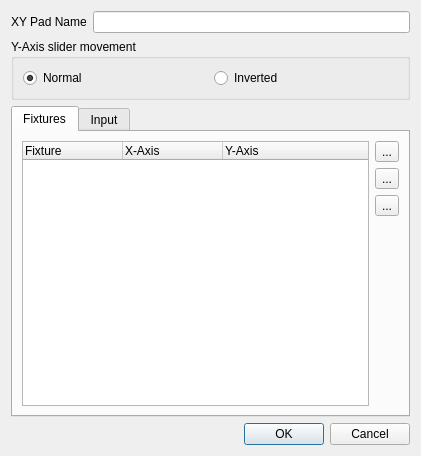
<?xml version="1.0" encoding="UTF-8"?>
<ui version="4.0">
 <class>VCXYPadProperties</class>
 <widget class="QDialog" name="VCXYPadProperties">
  <property name="geometry">
   <rect>
    <x>0</x>
    <y>0</y>
    <width>421</width>
    <height>456</height>
   </rect>
  </property>
  <property name="windowTitle">
   <string>XY Pad Properties</string>
  </property>
  <layout class="QGridLayout" name="gridLayout_2">
   <item row="2" column="0" colspan="2">
    <widget class="QTabWidget" name="m_tab">
     <property name="currentIndex">
      <number>0</number>
     </property>
     <widget class="QWidget" name="fixtures">
      <attribute name="title">
       <string>Fixtures</string>
      </attribute>
      <layout class="QGridLayout" name="gridLayout">
       <item row="0" column="0" rowspan="4">
        <widget class="QTreeWidget" name="m_tree">
         <property name="toolTip">
          <string>List of fixtures that are controlled by this pad</string>
         </property>
         <property name="showDropIndicator" stdset="0">
          <bool>false</bool>
         </property>
         <property name="alternatingRowColors">
          <bool>true</bool>
         </property>
         <property name="selectionMode">
          <enum>QAbstractItemView::ExtendedSelection</enum>
         </property>
         <property name="rootIsDecorated">
          <bool>false</bool>
         </property>
         <property name="itemsExpandable">
          <bool>false</bool>
         </property>
         <property name="allColumnsShowFocus">
          <bool>true</bool>
         </property>
         <property name="expandsOnDoubleClick">
          <bool>false</bool>
         </property>
         <column>
          <property name="text">
           <string>Fixture</string>
          </property>
         </column>
         <column>
          <property name="text">
           <string>X-Axis</string>
          </property>
         </column>
         <column>
          <property name="text">
           <string>Y-Axis</string>
          </property>
         </column>
        </widget>
       </item>
       <item row="0" column="1">
        <widget class="QToolButton" name="m_addButton">
         <property name="toolTip">
          <string>Add fixture(s) to the pad</string>
         </property>
         <property name="text">
          <string notr="true">...</string>
         </property>
         <property name="icon">
          <iconset resource="qlcui.qrc">
           <normaloff>:/edit_add.png</normaloff>:/edit_add.png</iconset>
         </property>
         <property name="iconSize">
          <size>
           <width>32</width>
           <height>32</height>
          </size>
         </property>
        </widget>
       </item>
       <item row="1" column="1">
        <widget class="QToolButton" name="m_removeButton">
         <property name="toolTip">
          <string>Remove selected fixture(s) from the pad</string>
         </property>
         <property name="text">
          <string notr="true">...</string>
         </property>
         <property name="icon">
          <iconset resource="qlcui.qrc">
           <normaloff>:/edit_remove.png</normaloff>:/edit_remove.png</iconset>
         </property>
         <property name="iconSize">
          <size>
           <width>32</width>
           <height>32</height>
          </size>
         </property>
        </widget>
       </item>
       <item row="2" column="1">
        <widget class="QToolButton" name="m_editButton">
         <property name="toolTip">
          <string>Edit the selected fixture's axis</string>
         </property>
         <property name="text">
          <string notr="true">...</string>
         </property>
         <property name="icon">
          <iconset resource="qlcui.qrc">
           <normaloff>:/edit.png</normaloff>:/edit.png</iconset>
         </property>
         <property name="iconSize">
          <size>
           <width>32</width>
           <height>32</height>
          </size>
         </property>
        </widget>
       </item>
       <item row="3" column="1">
        <spacer name="verticalSpacer">
         <property name="orientation">
          <enum>Qt::Vertical</enum>
         </property>
         <property name="sizeHint" stdset="0">
          <size>
           <width>20</width>
           <height>142</height>
          </size>
         </property>
        </spacer>
       </item>
      </layout>
     </widget>
     <widget class="QWidget" name="input">
      <attribute name="title">
       <string>Input</string>
      </attribute>
      <layout class="QVBoxLayout" name="verticalLayout">
       <item>
        <widget class="QGroupBox" name="groupBox">
         <property name="title">
          <string>Pan / Horizontal Axis</string>
         </property>
         <layout class="QGridLayout" name="gridLayout_3">
          <item row="0" column="0">
           <widget class="QLabel" name="m_panUniverseLabel">
            <property name="text">
             <string>Input universe</string>
            </property>
           </widget>
          </item>
          <item row="0" column="1" colspan="3">
           <widget class="QLineEdit" name="m_panUniverseEdit">
            <property name="readOnly">
             <bool>true</bool>
            </property>
           </widget>
          </item>
          <item row="1" column="0">
           <widget class="QLabel" name="m_panChannelLabel">
            <property name="text">
             <string>Input channel</string>
            </property>
           </widget>
          </item>
          <item row="1" column="1" colspan="3">
           <widget class="QLineEdit" name="m_panChannelEdit">
            <property name="readOnly">
             <bool>true</bool>
            </property>
           </widget>
          </item>
          <item row="2" column="0" colspan="2">
           <spacer name="horizontalSpacer">
            <property name="orientation">
             <enum>Qt::Horizontal</enum>
            </property>
            <property name="sizeHint" stdset="0">
             <size>
              <width>170</width>
              <height>20</height>
             </size>
            </property>
           </spacer>
          </item>
          <item row="2" column="2">
           <widget class="QPushButton" name="m_panAutoDetectButton">
            <property name="text">
             <string>Auto Detect</string>
            </property>
            <property name="checkable">
             <bool>true</bool>
            </property>
           </widget>
          </item>
          <item row="2" column="3">
           <widget class="QPushButton" name="m_panChooseButton">
            <property name="text">
             <string>Choose...</string>
            </property>
           </widget>
          </item>
         </layout>
        </widget>
       </item>
       <item>
        <widget class="QGroupBox" name="groupBox_2">
         <property name="title">
          <string>Tilt / Vertical Axis</string>
         </property>
         <layout class="QGridLayout" name="gridLayout_4">
          <item row="0" column="0">
           <widget class="QLabel" name="m_tiltUniverseLabel">
            <property name="text">
             <string>Input universe</string>
            </property>
           </widget>
          </item>
          <item row="0" column="1" colspan="3">
           <widget class="QLineEdit" name="m_tiltUniverseEdit">
            <property name="readOnly">
             <bool>true</bool>
            </property>
           </widget>
          </item>
          <item row="1" column="0">
           <widget class="QLabel" name="m_tiltChannelLabel">
            <property name="text">
             <string>Input channel</string>
            </property>
           </widget>
          </item>
          <item row="1" column="1" colspan="3">
           <widget class="QLineEdit" name="m_tiltChannelEdit">
            <property name="readOnly">
             <bool>true</bool>
            </property>
           </widget>
          </item>
          <item row="2" column="0" colspan="2">
           <spacer name="horizontalSpacer_2">
            <property name="orientation">
             <enum>Qt::Horizontal</enum>
            </property>
            <property name="sizeHint" stdset="0">
             <size>
              <width>158</width>
              <height>20</height>
             </size>
            </property>
           </spacer>
          </item>
          <item row="2" column="2">
           <widget class="QPushButton" name="m_tiltAutoDetectButton">
            <property name="text">
             <string>Auto Detect</string>
            </property>
            <property name="checkable">
             <bool>true</bool>
            </property>
           </widget>
          </item>
          <item row="2" column="3">
           <widget class="QPushButton" name="m_tiltChooseButton">
            <property name="text">
             <string>Choose...</string>
            </property>
           </widget>
          </item>
         </layout>
        </widget>
       </item>
      </layout>
     </widget>
    </widget>
   </item>
   <item row="3" column="0" colspan="2">
    <widget class="QDialogButtonBox" name="m_buttonBox">
     <property name="orientation">
      <enum>Qt::Horizontal</enum>
     </property>
     <property name="standardButtons">
      <set>QDialogButtonBox::Cancel|QDialogButtonBox::Ok</set>
     </property>
    </widget>
   </item>
   <item row="0" column="0">
    <widget class="QLabel" name="m_nameLabel">
     <property name="text">
      <string>XY Pad Name</string>
     </property>
    </widget>
   </item>
   <item row="0" column="1">
    <widget class="QLineEdit" name="m_nameEdit">
     <property name="toolTip">
      <string>The name of this XY Pad</string>
     </property>
    </widget>
   </item>
   <item row="1" column="0" colspan="2">
    <widget class="QGroupBox" name="groupBox_3">
     <property name="title">
      <string>Y-Axis slider movement</string>
     </property>
     <layout class="QHBoxLayout" name="horizontalLayout">
      <item>
       <widget class="QRadioButton" name="m_YNormalRadio">
        <property name="text">
         <string>Normal</string>
        </property>
        <property name="checked">
         <bool>true</bool>
        </property>
       </widget>
      </item>
      <item>
       <widget class="QRadioButton" name="m_YInvertedRadio">
        <property name="text">
         <string>Inverted</string>
        </property>
       </widget>
      </item>
     </layout>
    </widget>
   </item>
  </layout>
 </widget>
 <resources>
  <include location="qlcui.qrc"/>
  <include location="qlcui.qrc"/>
 </resources>
 <connections>
  <connection>
   <sender>m_buttonBox</sender>
   <signal>accepted()</signal>
   <receiver>VCXYPadProperties</receiver>
   <slot>accept()</slot>
   <hints>
    <hint type="sourcelabel">
     <x>266</x>
     <y>390</y>
    </hint>
    <hint type="destinationlabel">
     <x>157</x>
     <y>274</y>
    </hint>
   </hints>
  </connection>
  <connection>
   <sender>m_buttonBox</sender>
   <signal>rejected()</signal>
   <receiver>VCXYPadProperties</receiver>
   <slot>reject()</slot>
   <hints>
    <hint type="sourcelabel">
     <x>334</x>
     <y>390</y>
    </hint>
    <hint type="destinationlabel">
     <x>286</x>
     <y>274</y>
    </hint>
   </hints>
  </connection>
  <connection>
   <sender>m_addButton</sender>
   <signal>clicked()</signal>
   <receiver>VCXYPadProperties</receiver>
   <slot>slotAddClicked()</slot>
   <hints>
    <hint type="sourcelabel">
     <x>400</x>
     <y>115</y>
    </hint>
    <hint type="destinationlabel">
     <x>438</x>
     <y>15</y>
    </hint>
   </hints>
  </connection>
  <connection>
   <sender>m_removeButton</sender>
   <signal>clicked()</signal>
   <receiver>VCXYPadProperties</receiver>
   <slot>slotRemoveClicked()</slot>
   <hints>
    <hint type="sourcelabel">
     <x>400</x>
     <y>155</y>
    </hint>
    <hint type="destinationlabel">
     <x>439</x>
     <y>87</y>
    </hint>
   </hints>
  </connection>
  <connection>
   <sender>m_editButton</sender>
   <signal>clicked()</signal>
   <receiver>VCXYPadProperties</receiver>
   <slot>slotEditClicked()</slot>
   <hints>
    <hint type="sourcelabel">
     <x>400</x>
     <y>195</y>
    </hint>
    <hint type="destinationlabel">
     <x>416</x>
     <y>159</y>
    </hint>
   </hints>
  </connection>
  <connection>
   <sender>m_tree</sender>
   <signal>currentItemChanged(QTreeWidgetItem*,QTreeWidgetItem*)</signal>
   <receiver>VCXYPadProperties</receiver>
   <slot>slotSelectionChanged(QTreeWidgetItem*)</slot>
   <hints>
    <hint type="sourcelabel">
     <x>161</x>
     <y>162</y>
    </hint>
    <hint type="destinationlabel">
     <x>3</x>
     <y>154</y>
    </hint>
   </hints>
  </connection>
  <connection>
   <sender>m_tree</sender>
   <signal>itemDoubleClicked(QTreeWidgetItem*,int)</signal>
   <receiver>VCXYPadProperties</receiver>
   <slot>slotEditClicked()</slot>
   <hints>
    <hint type="sourcelabel">
     <x>41</x>
     <y>147</y>
    </hint>
    <hint type="destinationlabel">
     <x>4</x>
     <y>73</y>
    </hint>
   </hints>
  </connection>
  <connection>
   <sender>m_panChooseButton</sender>
   <signal>clicked()</signal>
   <receiver>VCXYPadProperties</receiver>
   <slot>slotPanChooseClicked()</slot>
   <hints>
    <hint type="sourcelabel">
     <x>358</x>
     <y>189</y>
    </hint>
    <hint type="destinationlabel">
     <x>3</x>
     <y>106</y>
    </hint>
   </hints>
  </connection>
  <connection>
   <sender>m_tiltChooseButton</sender>
   <signal>clicked()</signal>
   <receiver>VCXYPadProperties</receiver>
   <slot>slotTiltChooseClicked()</slot>
   <hints>
    <hint type="sourcelabel">
     <x>363</x>
     <y>327</y>
    </hint>
    <hint type="destinationlabel">
     <x>2</x>
     <y>256</y>
    </hint>
   </hints>
  </connection>
  <connection>
   <sender>m_panAutoDetectButton</sender>
   <signal>toggled(bool)</signal>
   <receiver>VCXYPadProperties</receiver>
   <slot>slotPanAutoDetectToggled(bool)</slot>
   <hints>
    <hint type="sourcelabel">
     <x>260</x>
     <y>184</y>
    </hint>
    <hint type="destinationlabel">
     <x>1</x>
     <y>142</y>
    </hint>
   </hints>
  </connection>
  <connection>
   <sender>m_tiltAutoDetectButton</sender>
   <signal>toggled(bool)</signal>
   <receiver>VCXYPadProperties</receiver>
   <slot>slotTiltAutoDetectToggled(bool)</slot>
   <hints>
    <hint type="sourcelabel">
     <x>243</x>
     <y>322</y>
    </hint>
    <hint type="destinationlabel">
     <x>-1</x>
     <y>295</y>
    </hint>
   </hints>
  </connection>
 </connections>
 <slots>
  <slot>slotAddClicked()</slot>
  <slot>slotRemoveClicked()</slot>
  <slot>slotEditClicked()</slot>
  <slot>slotSelectionChanged(QTreeWidgetItem*)</slot>
  <slot>slotItemDoubleClicked(QTreeWidgetItem*)</slot>
  <slot>slotPanChooseClicked()</slot>
  <slot>slotTiltChooseClicked()</slot>
  <slot>slotPanAutoDetectToggled(bool)</slot>
  <slot>slotTiltAutoDetectToggled(bool)</slot>
 </slots>
</ui>
